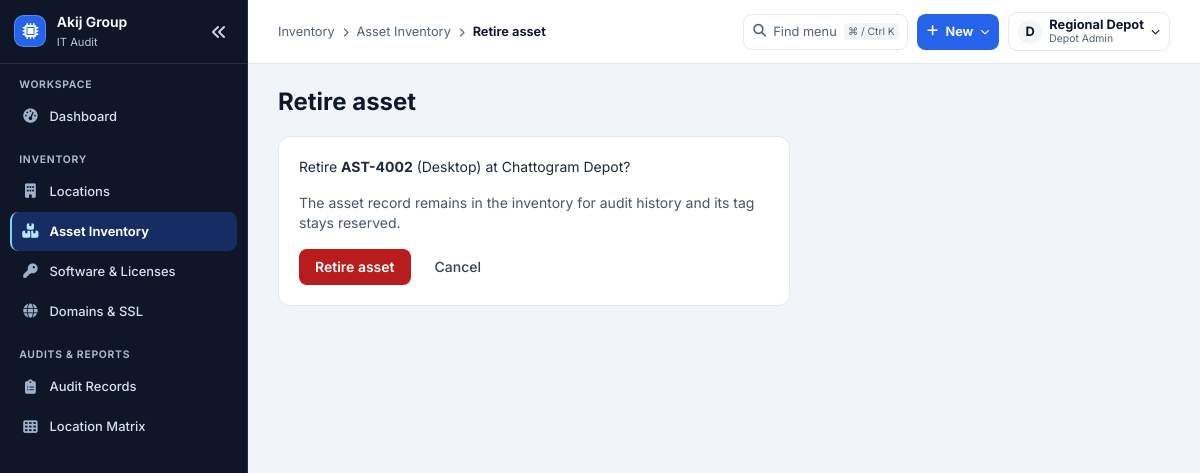
The app's page /assets/17/retire/ (signed in) with its own data.
### apps/devices/models.py (models this page shows, shortened)
class Asset(TimeStampedModel):
    NATURE_CHOICES = (
        ('PHYSICAL', 'Physical (Hardware)'),
        ('LOGICAL', 'Logical / Virtual (Software/License/Cloud)'),
    )
    STATUS_CHOICES = (
        ('IN_USE', 'Working / In-Use'),
        ('BACKUP', 'Backup / Spare'),
        ('FAULTY', 'Faulty / Under Repair'),
        ('SCRAP', 'Damaged / Scrap'),
    )
    asset_nature = models.CharField(
        max_length=20,
        choices=NATURE_CHOICES,
        default='PHYSICAL',
        verbose_name="Asset Nature",
        db_index=True
    )
    asset_tag = models.CharField(max_length=50, unique=True, blank=True, verbose_name="Asset Tag / ID")
    retired_at = models.DateTimeField(null=True, blank=True, db_index=True)
    device_type = models.ForeignKey(DeviceType, on_delete=models.PROTECT, related_name='assets', verbose_name="Device / Asset Type")
    location = models.ForeignKey('locations.Location', on_delete=models.PROTECT, related_name='assets', verbose_name="Location")
    owning_company = models.ForeignKey('locations.Company', on_delete=models.PROTECT, null=True, blank=True, related_name='owned_assets')
    brand = models.CharField(max_length=100, blank=True, null=True, verbose_name="Brand / Manufacturer")
    model_name = models.CharField(max_length=120, blank=True, null=True, verbose_name="Model Name / No")
    serial_number = models.CharField(max_length=120, blank=True, null=True, verbose_name="Serial Number")
    vendor = models.CharField(max_length=120, blank=True, null=True, verbose_name="Vendor / Publisher")
    version = models.CharField(max_length=100, blank=True, null=True, verbose_name="Version / Edition")
    license_key = models.CharField(max_length=255, blank=True, null=True, verbose_name="License Key / Subscription ID")
    host_server = models.CharField(max_length=150, blank=True, null=True, verbose_name="Host Server / Cloud Cluster")
    SOFTWARE_TYPE_CHOICES = (
        ('OPEN_SOURCE', 'Open Source'),
        ('COMMERCIAL', 'Commercial'),
        ('FREEWARE', 'Freeware'),
        ('SUBSCRIPTION', 'Subscription'),
        ('TRIAL', 'Trial / Evaluation'),
        ('CUSTOM', 'Custom / In-house'),
        ('UNKNOWN', 'Unknown'),
    )
    COMPLIANCE_CHOICES = (
        ('LICENSED', 'Licensed'),
        ('UNLICENSED', 'Unlicensed'),
        ('EXPIRED', 'Expired'),
        ('VERIFICATION_PENDING', 'Verification Pending'),
        ('NON_COMPLIANT', 'Non-compliant'),
        ('APPROVED_EXCEPTION', 'Approved Exception'),
        ('CRACKED_PIRATED', 'Cracked / Pirated (Unlicensed - High Risk)'),
        ('GENUINE', 'Genuine / Officially Licensed'),
        ('FREE_OPEN_SOURCE', 'Free / Open Source (Approved)'),
        ('OEM_BUNDLED', 'OEM Bundled / Pre-installed'),
        ('UNLICENSED_EXPIRED', 'Unlicensed / Expired Trial'),
    )
    RISK_LEVEL_CHOICES = (
        ('LOW', 'Low Risk (Compliant / Open Source)'),
        ('MEDIUM', 'Medium Risk (Expired / Non-Critical)'),
        ('HIGH', 'High Risk (Pirated Application / EDR Detection)'),
        ('CRITICAL', 'Critical Risk (Cracked OS / Server / Production Threat)'),
    )
    REMEDIATION_CHOICES = (
        ('COMPLIANT', 'Compliant - No Action Needed'),
        ('PURCHASE_OFFICIAL', 'Procure Official License (Budget Required)'),
        ('REPLACE_WITH_OPEN_SOURCE', 'Replace with Free / Open Source Alternative'),
        ('REMOVE_IMMEDIATELY', 'Remove / Uninstall Immediately (Security Threat)'),
    )
    software_type = models.CharField(
        max_length=30,
        choices=SOFTWARE_TYPE_CHOICES,
        default='COMMERCIAL',
        blank=True,
        verbose_name="Software Type",
        db_index=True
    )
    compliance_status = models.CharField(
        max_length=30,
        choices=COMPLIANCE_CHOICES,
        default='LICENSED',
        verbose_name="License Compliance Status",
        db_index=True
    )
    risk_level = models.CharField(
        max_length=20,
        choices=RISK_LEVEL_CHOICES,
        default='LOW',
        verbose_name="Risk Level",
        db_index=True
    )
    remediation_plan = models.CharField(
        max_length=35,
        choices=REMEDIATION_CHOICES,
        default='COMPLIANT',
        verbose_name="Remediation / Mitigation Plan"
    )
    seats_purchased = models.PositiveIntegerField(default=1, verbose_name="Total Seats / Licenses")
    seats_allocated = models.PositiveIntegerField(default=1, verbose_name="Allocated / Used Seats")
    department = models.CharField(max_length=100, blank=True, null=True, verbose_name="Department")
    assigned_user = models.CharField(max_length=120, blank=True, null=True, verbose_name="Assigned User / Employee")
    status = models.CharField(max_length=20, choices=STATUS_CHOICES, default='IN_USE', verbose_name="Status")
    ip_address = models.GenericIPAddressField(blank=True, null=True, verbose_name="IP Address")
    mac_address = models.CharField(max_length=50, blank=True, null=True, verbose_name="MAC Address")
    condition = models.CharField(max_length=60, blank=True)
    criticality = models.CharField(max_length=60, blank=True)
    ownership_type = models.CharField(max_length=60, blank=True)
    procurement_type = models.CharField(max_length=60, blank=True)
    currency = models.CharField(max_length=3, blank=True)
    purchase_date = models.DateField(blank=True, null=True, verbose_name="Purchase Date")
    warranty_expiry = models.DateField(blank=True, null=True, verbose_name="Warranty Expiry")
    remarks = models.TextField(blank=True, null=True, verbose_name="Remarks / Specifications")
    class Meta:
        ordering = ['location', '-created_at']

class DeviceType(TimeStampedModel):
    category = models.ForeignKey(DeviceCategory, on_delete=models.CASCADE, related_name='devices')
    name = models.CharField(max_length=120)
    tag_category_code = models.CharField(max_length=4, choices=TAG_CATEGORY_CHOICES, blank=True)
    order = models.PositiveIntegerField(default=1)
    is_count_only = models.BooleanField(default=False, help_text="False for individual asset tracking")
    remarks = models.CharField(max_length=255, blank=True, null=True)
    class Meta:
        ordering = ['category__order', 'order', 'name']
        unique_together = ('category', 'name')

### apps/locations/models.py (models this page shows, shortened)
class Location(TimeStampedModel):
    LOCATION_TYPES = (
        ('HEAD_OFFICE', 'Head Office'),
        ('FACTORY', 'Factory'),
        ('WAREHOUSE', 'Warehouse'),
        ('DEPOT', 'Depot'),
        ('BRANCH', 'Branch'),
    )
    DIVISION_CHOICES = (
        ('Dhaka', 'Dhaka'),
        ('Chattogram', 'Chattogram'),
        ('Sylhet', 'Sylhet'),
        ('Rajshahi', 'Rajshahi'),
        ('Khulna', 'Khulna'),
        ('Barishal', 'Barishal'),
        ('Rangpur', 'Rangpur'),
        ('Mymensingh', 'Mymensingh'),
    )
    company = models.ForeignKey(Company, on_delete=models.CASCADE, related_name='locations')
    location_id = models.CharField(max_length=30, unique=True, null=True, blank=True, verbose_name="Location ID", db_index=True)
    name = models.CharField(max_length=150, verbose_name="Location Name")
    code = models.CharField(max_length=50, unique=True, verbose_name="Location Code")
    location_type = models.CharField(max_length=20, choices=LOCATION_TYPES, default='FACTORY', verbose_name="Location Type")
    address = models.TextField(blank=True, null=True, verbose_name="Address")
    city = models.CharField(max_length=100, blank=True, null=True, verbose_name="City")
    division = models.CharField(max_length=50, choices=DIVISION_CHOICES, blank=True, null=True, verbose_name="Division")
    parent_location = models.ForeignKey('self', on_delete=models.SET_NULL, null=True, blank=True, related_name='sub_locations', verbose_name="Parent Location")
    contact_person = models.CharField(max_length=120, blank=True, null=True, verbose_name="Contact Person")
    contact_number = models.CharField(max_length=50, blank=True, null=True, verbose_name="Contact Number")
    description = models.TextField(blank=True, null=True, verbose_name="Description")
    class Meta:
        ordering = ['location_type', 'name']
    @property
    def in_charge_name(self):
        return self.contact_person or ""
    @property
    def in_charge_phone(self):
        return self.contact_number or ""

### apps/devices/views.py (the view, shortened to what this page needs)
# urls.py: path('assets/<int:asset_id>/retire/', asset_retire_view, name='asset_retire'),
@roles_required(*DASHBOARD_ROUTES)
@require_http_methods(['GET', 'HEAD', 'POST'])
def asset_retire_view(request, asset_id):
    assets = Asset.objects.filter(location__in=visible_locations(request.user))
    asset = get_object_or_404(assets, pk=asset_id)
    if asset.retired_at:
        return redirect('asset_detail', asset_id=asset.pk)
    return render(request, 'devices/asset_retire.html', {'asset': asset})

### apps/accounts/access.py (called while the page is built)
def role_for(user):
    if not user.is_authenticated or not user.is_active:
        return None
    if user.is_superuser:
        return Role.SUPER_ADMIN
    profile = getattr(user, 'profile', None)
    if profile and profile.is_active:
        base_role = profile.custom_role.base_role if profile.custom_role_id else profile.role
        if base_role in (Role.HO_ADMIN, *LOCAL_TYPES):
            return base_role
    return Role.PENDING

def roles_required(*roles):
    def decorate(view):
        @login_required
        @wraps(view)
        def checked(request, *args, **kwargs):
            if role_for(request.user) not in roles:
                raise PermissionDenied
            return view(request, *args, **kwargs)
        return checked
    return decorate

def visible_locations(user):
    role = role_for(user)
    if role in CENTRAL_ROLES:
        return Location.objects.all()
    if role in LOCAL_TYPES:
        return user.profile.assigned_locations.filter(location_type=LOCAL_TYPES[role])
    return Location.objects.none()

### apps/accounts/administration.py (called while the page is built)
def navigation(request):
    role = role_for(request.user)
    label = Role(role).label if role else ''
    if role in (Role.HO_ADMIN, *LOCAL_TYPES) and request.user.profile.custom_role_id:
        label = request.user.profile.role_label
    return {
        'portal': request_preferences(request),
        'can_administrate': role in CENTRAL_ROLES,
        'has_operational_access': role in DASHBOARD_ROUTES,
        'administration_role': label,
        **portal_navigation(request, role),
    }

### apps/common/models.py (called while the page is built)
    @classmethod
    def current(cls):
        return cls.objects.filter(pk=1).first() or cls(pk=1)

### apps/common/preferences.py (called while the page is built)
def preferences(config=None):
    config = config if config is not None else SystemSettings.current()
    return {
        **DEFAULTS,
        **config.options,
        'support_email': config.support_email,
        'session_minutes': config.session_minutes,
        'user_page_size': config.user_page_size,
        'activity_page_size': config.activity_page_size,
    }

def request_preferences(request):
    if not hasattr(request, 'system_preferences'):
        request.system_preferences = preferences()
    return request.system_preferences

### templates/devices/asset_retire.html (shortened to what this page needs)
{% extends 'base.html' %}
{% block header_title %}Retire asset{% endblock %}
{% block content %}
<div class="max-w-lg space-y-4 rounded-xl border border-slate-200 bg-white p-5">
    <p class="text-sm">Retire <strong>{{ asset.asset_tag }}</strong> ({{ asset.device_type.name }}) at {{ asset.location.name }}?</p>
    <p class="text-sm text-slate-600">The asset record remains in the inventory for audit history and its tag stays reserved.</p>
    <form method="post" class="flex flex-wrap items-center gap-3">
        <button type="submit" class="rounded-lg bg-red-700 px-4 py-2 text-sm font-semibold text-white">Retire asset</button>
        <a href="{% url 'asset_detail' asset.pk %}" class="px-3 py-2 text-sm font-medium text-slate-700">Cancel</a>
    </form>
</div>
{% endblock %}

### templates/navigation/actions.html (shortened to what this page needs)
<div class="portal-toolbar-actions">
    {% if nav_sections %}
    <button type="button" class="portal-quick-button" data-open-command aria-label="Find in navigation" aria-keyshortcuts="Control+k Meta+k">
        <i class="fa-solid fa-magnifying-glass" aria-hidden="true"></i>
        <span>Find menu</span><kbd>⌘ / Ctrl K</kbd>
    </button>
    <details class="portal-popover">
        <summary class="portal-create-button"><i class="fa-solid fa-plus" aria-hidden="true"></i><span>New</span><i class="fa-solid fa-chevron-down portal-chevron" aria-hidden="true"></i></summary>
    </details>
    {% endif %}
    {% if request.user.is_authenticated %}
    <details class="portal-popover">
        <summary class="portal-account-button" aria-label="Account menu">
            <span class="portal-avatar" aria-hidden="true">{{ request.user.username|slice:':1'|upper }}</span>
            <span class="portal-account-label"><strong>{{ request.user.get_short_name|default:request.user.username }}</strong><small>{{ administration_role|default:'User' }}</small></span>
            <i class="fa-solid fa-chevron-down portal-chevron" aria-hidden="true"></i>
        </summary>
    </details>
    {% endif %}
</div>

### static/css/portal-preferences.css (style rules this page uses)
:root { --portal-primary: #2563eb; --portal-secondary: #0f172a; }

### static/css/portal-shell.css (style rules this page uses)
.portal-shell { --shell-surface: #fff; --shell-text: #0f172a; --shell-muted: #526174; --shell-border: #e2e8f0; --shell-hover: #f1f5f9; --shell-gutter: clamp(1rem, 2.5vw, 2rem); --sidebar-width: 15.5rem; display: flex; align-items: stretch; }
.portal-shell :is(a, button, input, summary):focus-visible { outline: 2px solid #38bdf8; outline-offset: 2px; }
.portal-toolbar-actions { display: flex; align-items: center; gap: .55rem; flex-shrink: 0; }
.portal-quick-button, .portal-create-button, .portal-account-button { display: inline-flex; align-items: center; gap: .45rem; min-height: 2.25rem; padding: .35rem .55rem; border: 1px solid var(--shell-border); border-radius: .54rem; font-size: .8rem; color: var(--shell-text); white-space: nowrap; }
.portal-quick-button { color: var(--shell-muted); }
.portal-quick-button kbd { font-family: inherit; font-size: .64rem; padding: .06rem .25rem; border-radius: .25rem; color: var(--shell-muted); background: var(--shell-hover); }
.portal-create-button, .portal-account-button { cursor: pointer; list-style: none; }
.portal-create-button { background: var(--portal-primary); color: white; border-color: transparent; font-weight: 650; }
.portal-chevron { font-size: .57rem; }
.portal-avatar { width: 1.5rem; height: 1.5rem; display: grid; place-items: center; background: var(--shell-hover); color: var(--shell-text); border-radius: 50%; font-weight: 700; }
.portal-account-label { display: grid; max-width: 8rem; line-height: 1.15; text-align: start; }
.portal-account-label :is(strong, small) { overflow: hidden; text-overflow: ellipsis; }
.portal-account-label small { color: var(--shell-muted); font-size: .65rem; }
.portal-popover { position: relative; }

### templates/base.html (style rules this page uses)
body { font-family: 'Inter', sans-serif; }

### records on screen
Asset: asset_tag "AST-4002", device_type.name "Desktop", location.name "Chattogram Depot"

### other values on screen
{{ portal.group_name|default:portal.organization_name }} "Akij Group"
{{ portal.application_short_name }} "IT Audit"
{{ group.label }} "WORKSPACE" "INVENTORY" "AUDITS & REPORTS"
{{ link.label }} "Dashboard" "Locations" "Asset Inventory" "Software & Licenses" "Domains & SSL" "Audit Records" "Location Matrix"
{{ nav_current.group }} "Inventory"
{{ nav_current.label }} "Asset Inventory"
{{ nav_current.subpage }} "Retire asset"
{{ request.user.username|slice:':1'|upper }} "D"
{{ request.user.get_short_name|default:request.user.username }} "Regional Depot"
{{ administration_role|default:'User' }} "Depot Admin"
